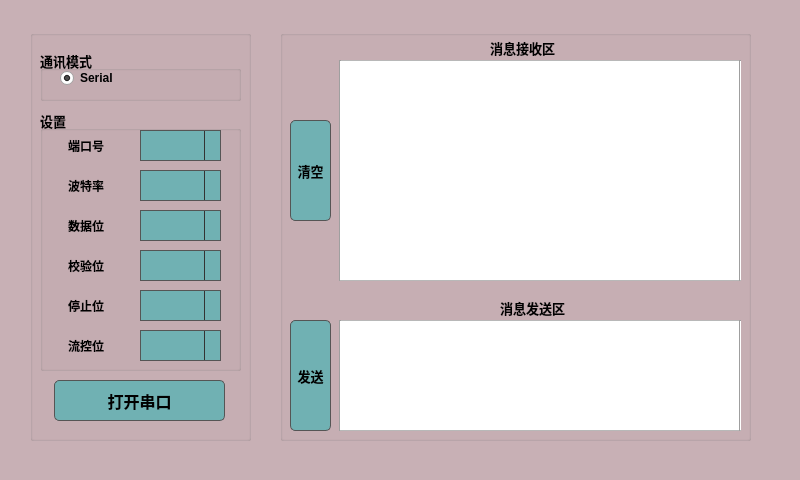
<?xml version="1.0" encoding="UTF-8"?>
<ui version="4.0">
 <class>QBlePage</class>
 <widget class="QWidget" name="QBlePage">
  <property name="geometry">
   <rect>
    <x>0</x>
    <y>0</y>
    <width>800</width>
    <height>480</height>
   </rect>
  </property>
  <property name="minimumSize">
   <size>
    <width>800</width>
    <height>480</height>
   </size>
  </property>
  <property name="maximumSize">
   <size>
    <width>800</width>
    <height>480</height>
   </size>
  </property>
  <property name="windowTitle">
   <string>Form</string>
  </property>
  <property name="styleSheet">
   <string notr="true">/* === QPushButton === */
QPushButton {
    border: 1px solid #555;
    padding: 4px;
	border-radius:5px;
	background-color:#70B1B3;
}

QPushButton:hover {
    background-color: #999;
}

QPushButton:pressed {
    background-color: #333;
    border-color: #555;
    color: #AAA;
}

QPushButton:disabled {
    color: #333333;
	background-color:#DBDBDB;
}

/* === QComboBox === */
QComboBox {
    background-color: #70B1B3;
    border: 1px solid #555;
    color: black;
}

QComboBox::drop-down {
    subcontrol-origin: padding;
    subcontrol-position: top right;
    border-left: 1px solid #333333;
}
</string>
  </property>
  <widget class="QLabel" name="label">
   <property name="geometry">
    <rect>
     <x>0</x>
     <y>0</y>
     <width>800</width>
     <height>480</height>
    </rect>
   </property>
   <property name="styleSheet">
    <string notr="true">background-color: rgb(200, 176, 181);</string>
   </property>
   <property name="text">
    <string/>
   </property>
  </widget>
  <widget class="QGroupBox" name="groupBox_3">
   <property name="geometry">
    <rect>
     <x>280</x>
     <y>30</y>
     <width>471</width>
     <height>411</height>
    </rect>
   </property>
   <property name="title">
    <string/>
   </property>
   <widget class="QTextBrowser" name="textBrowser">
    <property name="geometry">
     <rect>
      <x>60</x>
      <y>30</y>
      <width>401</width>
      <height>221</height>
     </rect>
    </property>
    <property name="font">
     <font>
      <pointsize>10</pointsize>
     </font>
    </property>
   </widget>
   <widget class="QTextEdit" name="textEdit">
    <property name="geometry">
     <rect>
      <x>60</x>
      <y>290</y>
      <width>401</width>
      <height>111</height>
     </rect>
    </property>
   </widget>
   <widget class="Line" name="line">
    <property name="geometry">
     <rect>
      <x>50</x>
      <y>30</y>
      <width>20</width>
      <height>221</height>
     </rect>
    </property>
    <property name="orientation">
     <enum>Qt::Vertical</enum>
    </property>
   </widget>
   <widget class="Line" name="line_2">
    <property name="geometry">
     <rect>
      <x>450</x>
      <y>30</y>
      <width>20</width>
      <height>221</height>
     </rect>
    </property>
    <property name="orientation">
     <enum>Qt::Vertical</enum>
    </property>
   </widget>
   <widget class="Line" name="line_3">
    <property name="geometry">
     <rect>
      <x>50</x>
      <y>290</y>
      <width>20</width>
      <height>111</height>
     </rect>
    </property>
    <property name="orientation">
     <enum>Qt::Vertical</enum>
    </property>
   </widget>
   <widget class="Line" name="line_4">
    <property name="geometry">
     <rect>
      <x>450</x>
      <y>290</y>
      <width>20</width>
      <height>111</height>
     </rect>
    </property>
    <property name="orientation">
     <enum>Qt::Vertical</enum>
    </property>
   </widget>
   <widget class="QLabel" name="label_8">
    <property name="geometry">
     <rect>
      <x>210</x>
      <y>10</y>
      <width>81</width>
      <height>16</height>
     </rect>
    </property>
    <property name="font">
     <font>
      <pointsize>10</pointsize>
      <weight>75</weight>
      <bold>true</bold>
     </font>
    </property>
    <property name="text">
     <string>消息接收区</string>
    </property>
   </widget>
   <widget class="QPushButton" name="bt_cleanRecv">
    <property name="geometry">
     <rect>
      <x>10</x>
      <y>90</y>
      <width>41</width>
      <height>101</height>
     </rect>
    </property>
    <property name="font">
     <font>
      <pointsize>10</pointsize>
      <weight>75</weight>
      <bold>true</bold>
      <strikeout>false</strikeout>
     </font>
    </property>
    <property name="text">
     <string>清空</string>
    </property>
   </widget>
   <widget class="QPushButton" name="bt_send">
    <property name="geometry">
     <rect>
      <x>10</x>
      <y>290</y>
      <width>41</width>
      <height>111</height>
     </rect>
    </property>
    <property name="font">
     <font>
      <pointsize>10</pointsize>
      <weight>75</weight>
      <bold>true</bold>
     </font>
    </property>
    <property name="text">
     <string>发送</string>
    </property>
   </widget>
   <widget class="QLabel" name="label_9">
    <property name="geometry">
     <rect>
      <x>220</x>
      <y>270</y>
      <width>81</width>
      <height>16</height>
     </rect>
    </property>
    <property name="font">
     <font>
      <pointsize>10</pointsize>
      <weight>75</weight>
      <bold>true</bold>
     </font>
    </property>
    <property name="text">
     <string>消息发送区</string>
    </property>
   </widget>
  </widget>
  <widget class="QGroupBox" name="groupBox_2">
   <property name="geometry">
    <rect>
     <x>30</x>
     <y>30</y>
     <width>221</width>
     <height>411</height>
    </rect>
   </property>
   <property name="title">
    <string/>
   </property>
   <widget class="QGroupBox" name="groupBox">
    <property name="geometry">
     <rect>
      <x>10</x>
      <y>20</y>
      <width>201</width>
      <height>51</height>
     </rect>
    </property>
    <property name="font">
     <font>
      <pointsize>10</pointsize>
      <weight>75</weight>
      <bold>true</bold>
     </font>
    </property>
    <property name="title">
     <string>通讯模式</string>
    </property>
    <widget class="QRadioButton" name="radioButton">
     <property name="geometry">
      <rect>
       <x>20</x>
       <y>20</y>
       <width>89</width>
       <height>16</height>
      </rect>
     </property>
     <property name="font">
      <font>
       <pointsize>9</pointsize>
       <weight>75</weight>
       <bold>true</bold>
      </font>
     </property>
     <property name="text">
      <string>Serial</string>
     </property>
     <property name="checked">
      <bool>true</bool>
     </property>
    </widget>
   </widget>
   <widget class="QGroupBox" name="groupBox_4">
    <property name="geometry">
     <rect>
      <x>10</x>
      <y>80</y>
      <width>201</width>
      <height>261</height>
     </rect>
    </property>
    <property name="font">
     <font>
      <pointsize>10</pointsize>
      <weight>75</weight>
      <bold>true</bold>
     </font>
    </property>
    <property name="title">
     <string>设置</string>
    </property>
    <widget class="QLabel" name="label_2">
     <property name="geometry">
      <rect>
       <x>10</x>
       <y>20</y>
       <width>54</width>
       <height>31</height>
      </rect>
     </property>
     <property name="font">
      <font>
       <pointsize>9</pointsize>
       <weight>75</weight>
       <bold>true</bold>
      </font>
     </property>
     <property name="text">
      <string>端口号</string>
     </property>
     <property name="alignment">
      <set>Qt::AlignRight|Qt::AlignTrailing|Qt::AlignVCenter</set>
     </property>
    </widget>
    <widget class="QComboBox" name="comboBox_serialPort">
     <property name="geometry">
      <rect>
       <x>100</x>
       <y>20</y>
       <width>81</width>
       <height>31</height>
      </rect>
     </property>
     <property name="font">
      <font>
       <family>宋体</family>
       <pointsize>10</pointsize>
       <weight>75</weight>
       <bold>true</bold>
      </font>
     </property>
    </widget>
    <widget class="QLabel" name="label_3">
     <property name="geometry">
      <rect>
       <x>10</x>
       <y>60</y>
       <width>54</width>
       <height>31</height>
      </rect>
     </property>
     <property name="font">
      <font>
       <pointsize>9</pointsize>
       <weight>75</weight>
       <bold>true</bold>
      </font>
     </property>
     <property name="text">
      <string>波特率</string>
     </property>
     <property name="alignment">
      <set>Qt::AlignRight|Qt::AlignTrailing|Qt::AlignVCenter</set>
     </property>
    </widget>
    <widget class="QComboBox" name="comboBox_baudRate">
     <property name="geometry">
      <rect>
       <x>100</x>
       <y>60</y>
       <width>81</width>
       <height>31</height>
      </rect>
     </property>
     <property name="font">
      <font>
       <family>宋体</family>
       <pointsize>10</pointsize>
       <weight>75</weight>
       <bold>true</bold>
      </font>
     </property>
    </widget>
    <widget class="QLabel" name="label_4">
     <property name="geometry">
      <rect>
       <x>10</x>
       <y>100</y>
       <width>54</width>
       <height>31</height>
      </rect>
     </property>
     <property name="font">
      <font>
       <pointsize>9</pointsize>
       <weight>75</weight>
       <bold>true</bold>
      </font>
     </property>
     <property name="text">
      <string>数据位</string>
     </property>
     <property name="alignment">
      <set>Qt::AlignRight|Qt::AlignTrailing|Qt::AlignVCenter</set>
     </property>
    </widget>
    <widget class="QComboBox" name="comboBox_dataBits">
     <property name="geometry">
      <rect>
       <x>100</x>
       <y>100</y>
       <width>81</width>
       <height>31</height>
      </rect>
     </property>
     <property name="font">
      <font>
       <family>宋体</family>
       <pointsize>10</pointsize>
       <weight>75</weight>
       <bold>true</bold>
      </font>
     </property>
    </widget>
    <widget class="QLabel" name="label_5">
     <property name="geometry">
      <rect>
       <x>10</x>
       <y>140</y>
       <width>54</width>
       <height>31</height>
      </rect>
     </property>
     <property name="font">
      <font>
       <pointsize>9</pointsize>
       <weight>75</weight>
       <bold>true</bold>
      </font>
     </property>
     <property name="text">
      <string>校验位</string>
     </property>
     <property name="alignment">
      <set>Qt::AlignRight|Qt::AlignTrailing|Qt::AlignVCenter</set>
     </property>
    </widget>
    <widget class="QComboBox" name="comboBox_parity">
     <property name="geometry">
      <rect>
       <x>100</x>
       <y>140</y>
       <width>81</width>
       <height>31</height>
      </rect>
     </property>
     <property name="font">
      <font>
       <family>宋体</family>
       <pointsize>10</pointsize>
       <weight>75</weight>
       <bold>true</bold>
      </font>
     </property>
    </widget>
    <widget class="QLabel" name="label_6">
     <property name="geometry">
      <rect>
       <x>10</x>
       <y>180</y>
       <width>54</width>
       <height>31</height>
      </rect>
     </property>
     <property name="font">
      <font>
       <pointsize>9</pointsize>
       <weight>75</weight>
       <bold>true</bold>
      </font>
     </property>
     <property name="text">
      <string>停止位</string>
     </property>
     <property name="alignment">
      <set>Qt::AlignRight|Qt::AlignTrailing|Qt::AlignVCenter</set>
     </property>
    </widget>
    <widget class="QComboBox" name="comboBox_stopBit">
     <property name="geometry">
      <rect>
       <x>100</x>
       <y>180</y>
       <width>81</width>
       <height>31</height>
      </rect>
     </property>
     <property name="font">
      <font>
       <family>宋体</family>
       <pointsize>10</pointsize>
       <weight>75</weight>
       <bold>true</bold>
      </font>
     </property>
    </widget>
    <widget class="QLabel" name="label_7">
     <property name="geometry">
      <rect>
       <x>10</x>
       <y>220</y>
       <width>54</width>
       <height>31</height>
      </rect>
     </property>
     <property name="font">
      <font>
       <pointsize>9</pointsize>
       <weight>75</weight>
       <bold>true</bold>
      </font>
     </property>
     <property name="text">
      <string>流控位</string>
     </property>
     <property name="alignment">
      <set>Qt::AlignRight|Qt::AlignTrailing|Qt::AlignVCenter</set>
     </property>
    </widget>
    <widget class="QComboBox" name="comboBox_flowBit">
     <property name="geometry">
      <rect>
       <x>100</x>
       <y>220</y>
       <width>81</width>
       <height>31</height>
      </rect>
     </property>
     <property name="font">
      <font>
       <family>宋体</family>
       <pointsize>10</pointsize>
       <weight>75</weight>
       <bold>true</bold>
      </font>
     </property>
    </widget>
   </widget>
   <widget class="QPushButton" name="bt_openSerial">
    <property name="geometry">
     <rect>
      <x>24</x>
      <y>350</y>
      <width>171</width>
      <height>41</height>
     </rect>
    </property>
    <property name="font">
     <font>
      <family>宋体</family>
      <pointsize>12</pointsize>
      <weight>75</weight>
      <bold>true</bold>
     </font>
    </property>
    <property name="text">
     <string>打开串口</string>
    </property>
   </widget>
  </widget>
 </widget>
 <resources/>
 <connections/>
</ui>
